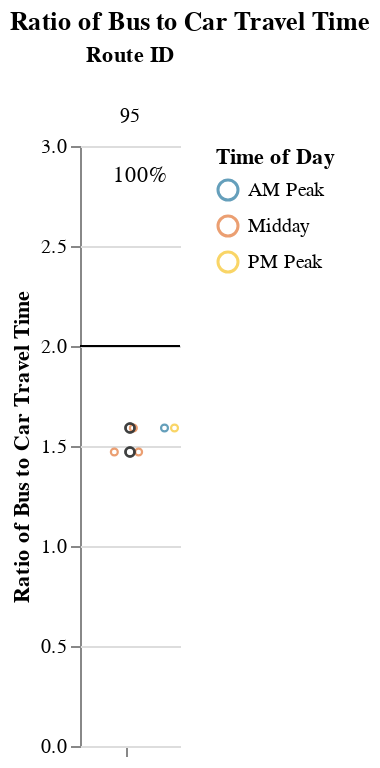
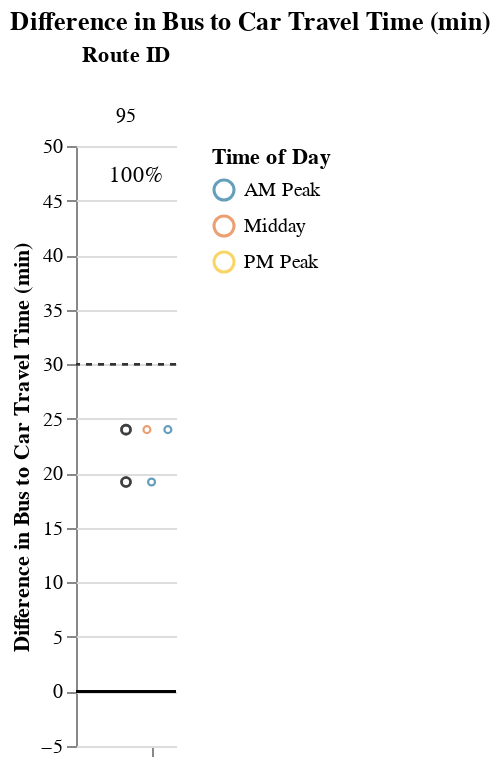

Notebook cell for these charts, in order:
### Markdown cell above
### Medium Routes (1-1.5 hrs)

### Code cell
route_group = "medium"
try:
    display_charts_for_route_group(df, route_group)
except:
    print("No routes meet this criteria.")

### Figure 1 — Vega-Lite specification as saved in the notebook (floating-point values rounded to 4 significant figures)
{"config": {"view": {"continuousWidth": 400, "continuousHeight": 300, "stroke": null}, "facet": {"spacing": 0}}, "data": {"name": "data-10f8d4e3ae4633c4ddb57a3ed5e00ba9"}, "facet": {"column": {"field": "route_id", "sort": ["95"], "title": "Route ID", "type": "nominal"}}, "spec": {"layer": [{"mark": "rule", "encoding": {"color": {"value": "black"}, "y": {"field": "cutoff", "type": "quantitative"}}, "selection": {"selector003": {"type": "interval", "bind": "scales", "encodings": ["x", "y"]}}}, {"mark": {"type": "point", "opacity": 0.65, "size": 12, "strokeWidth": 1.1}, "encoding": {"color": {"field": "time_of_day", "scale": {"range": ["#136C97", "#E16B26", "#F6BF16", "#00896B", "#7790A3", "#5B559C"]}, "sort": ["AM Peak", "Midday", "PM Peak", "Owl Service"], "title": "Time of Day", "type": "nominal"}, "tooltip": [{"field": "route_id", "type": "nominal"}, {"field": "route_name", "type": "nominal"}, {"field": "trip_id", "type": "nominal"}, {"field": "service_hours", "type": "quantitative"}, {"field": "car_duration_hours", "type": "quantitative"}, {"field": "bus_multiplier", "type": "quantitative"}, {"field": "bus_difference", "type": "quantitative"}, {"field": "num_trips", "type": "quantitative"}, {"field": "num_competitive", "type": "quantitative"}, {"field": "pct_trips_competitive", "type": "quantitative"}, {"field": "pct_below_cutoff", "type": "quantitative"}, {"field": "p25", "type": "quantitative"}, {"field": "p50", "type": "quantitative"}, {"field": "p75", "type": "quantitative"}], "x": {"axis": {"grid": false, "labels": false, "ticks": true, "values": [0]}, "field": "jitter", "scale": {}, "title": null, "type": "quantitative"}, "y": {"field": "bus_multiplier", "scale": {"domain": [0, 3.0]}, "title": "Ratio of Bus to Car Travel Time", "type": "quantitative"}}, "transform": [{"calculate": "sqrt(-2*log(random()))*cos(2*PI*random())", "as": "jitter"}], "width": 50}, {"layer": [{"mark": {"type": "point", "opacity": 0.6, "size": 20, "strokeWidth": 1.3}, "encoding": {"color": {"value": "#323434"}, "y": {"field": "bus_multiplier", "type": "quantitative"}}, "transform": [{"filter": "(datum.p50_trip === 1)"}]}, {"mark": {"type": "text", "align": "center", "baseline": "middle"}, "encoding": {"color": {"value": "black"}, "text": {"field": "pct_trips_competitive", "format": ".0%", "type": "quantitative"}, "tooltip": [{"field": "route_id", "type": "nominal"}, {"field": "route_name", "type": "nominal"}, {"field": "trip_id", "type": "nominal"}, {"field": "service_hours", "type": "quantitative"}, {"field": "car_duration_hours", "type": "quantitative"}, {"field": "bus_multiplier", "type": "quantitative"}, {"field": "bus_difference", "type": "quantitative"}, {"field": "num_trips", "type": "quantitative"}, {"field": "num_competitive", "type": "quantitative"}, {"field": "pct_trips_competitive", "type": "quantitative"}, {"field": "pct_below_cutoff", "type": "quantitative"}, {"field": "p25", "type": "quantitative"}, {"field": "p50", "type": "quantitative"}, {"field": "p75", "type": "quantitative"}], "x": {"value": 30}, "y": {"value": 15}}, "transform": [{"calculate": "sqrt(-2*log(random()))*cos(2*PI*random())", "as": "jitter"}, {"filter": "(datum.fastest_trip === 1)"}]}]}]}, "resolve": {"scale": {"y": "shared"}}, "title": "Ratio of Bus to Car Travel Time", "$schema": "https://vega.github.io/schema/vega-lite/v4.17.0.json", "datasets": {"data-10f8d4e3ae4633c4ddb57a3ed5e00ba9": [{"calitp_itp_id": 284, "trip_key": -8319388681772766424, "trip_id": "255760", "shape_id": "32094", "route_id": "95", "service_hours": 1.0, "trip_first_departure_ts": 58500, "trip_last_arrival_ts": 62100, "departure_hour": 16, "time_of_day": "Midday", "p25": 1.0, "p50": 1.04, "p75": 1.08, "p50_trip": 1, "fastest_trip": 1, "car_duration_hours": 0.68, "competitive_route": 1, "bus_multiplier": 1.47, "bus_difference": 19.2, "num_trips": 6, "num_competitive": 6, "pct_trips_competitive": 1.0, "bus_difference_spread": 4.8, "route_group": "medium", "max_trip_hrs": 1.08, "max_trip_route_group": 1.08, "below_cutoff": 6, "pct_below_cutoff": 1.0, "name": "San Joaquin Regional Transit District", "caltrans_district": "10 - Stockton", "drmt_organization_name": "['recBXxWghAGPPIwaR']", "route_name": "Stockton-Manteca-Escalon-Modesto", "cutoff2": 30, "cutoff": 2}, {"calitp_itp_id": 284, "trip_key": 8897370452835123154, "trip_id": "255764", "shape_id": "32095", "route_id": "95", "service_hours": 1.0, "trip_first_departure_ts": 26100, "trip_last_arrival_ts": 29700, "departure_hour": 7, "time_of_day": "AM Peak", "p25": 1.0, "p50": 1.04, "p75": 1.08, "p50_trip": 1, "fastest_trip": 0, "car_duration_hours": 0.68, "competitive_route": 1, "bus_multiplier": 1.47, "bus_difference": 19.2, "num_trips": 6, "num_competitive": 6, "pct_trips_competitive": 1.0, "bus_difference_spread": 4.8, "route_group": "medium", "max_trip_hrs": 1.08, "max_trip_route_group": 1.08, "below_cutoff": 6, "pct_below_cutoff": 1.0, "name": "San Joaquin Regional Transit District", "caltrans_district": "10 - Stockton", "drmt_organization_name": "['recBXxWghAGPPIwaR']", "route_name": "Stockton-Manteca-Escalon-Modesto", "cutoff2": 30, "cutoff": 2}, {"calitp_itp_id": 284, "trip_key": -7971334978225718517, "trip_id": "255761", "shape_id": "32095", "route_id": "95", "service_hours": 1.0, "trip_first_departure_ts": 54900, "trip_last_arrival_ts": 58500, "departure_hour": 15, "time_of_day": "Midday", "p25": 1.0, "p50": 1.04, "p75": 1.08, "p50_trip": 1, "fastest_trip": 0, "car_duration_hours": 0.68, "competitive_route": 1, "bus_multiplier": 1.47, "bus_difference": 19.2, "num_trips": 6, "num_competitive": 6, "pct_trips_competitive": 1.0, "bus_difference_spread": 4.8, "route_group": "medium", "max_trip_hrs": 1.08, "max_trip_route_group": 1.08, "below_cutoff": 6, "pct_below_cutoff": 1.0, "name": "San Joaquin Regional Transit District", "caltrans_district": "10 - Stockton", "drmt_organization_name": "['recBXxWghAGPPIwaR']", "route_name": "Stockton-Manteca-Escalon-Modesto", "cutoff2": 30, "cutoff": 2}, {"calitp_itp_id": 284, "trip_key": 7036053059022292055, "trip_id": "255756", "shape_id": "32092", "route_id": "95", "service_hours": 1.08, "trip_first_departure_ts": 59100, "trip_last_arrival_ts": 63000, "departure_hour": 16, "time_of_day": "Midday", "p25": 1.0, "p50": 1.04, "p75": 1.08, "p50_trip": 1, "fastest_trip": 0, "car_duration_hours": 0.68, "competitive_route": 1, "bus_multiplier": 1.59, "bus_difference": 24.0, "num_trips": 6, "num_competitive": 6, "pct_trips_competitive": 1.0, "bus_difference_spread": 4.8, "route_group": "medium", "max_trip_hrs": 1.08, "max_trip_route_group": 1.08, "below_cutoff": 6, "pct_below_cutoff": 1.0, "name": "San Joaquin Regional Transit District", "caltrans_district": "10 - Stockton", "drmt_organization_name": "['recBXxWghAGPPIwaR']", "route_name": "Stockton-Manteca-Escalon-Modesto", "cutoff2": 30, "cutoff": 2}, {"calitp_itp_id": 284, "trip_key": 4792969033062920049, "trip_id": "255759", "shape_id": "32093", "route_id": "95", "service_hours": 1.08, "trip_first_departure_ts": 30300, "trip_last_arrival_ts": 34200, "departure_hour": 8, "time_of_day": "AM Peak", "p25": 1.0, "p50": 1.04, "p75": 1.08, "p50_trip": 1, "fastest_trip": 0, "car_duration_hours": 0.68, "competitive_route": 1, "bus_multiplier": 1.59, "bus_difference": 24.0, "num_trips": 6, "num_competitive": 6, "pct_trips_competitive": 1.0, "bus_difference_spread": 4.8, "route_group": "medium", "max_trip_hrs": 1.08, "max_trip_route_group": 1.08, "below_cutoff": 6, "pct_below_cutoff": 1.0, "name": "San Joaquin Regional Transit District", "caltrans_district": "10 - Stockton", "drmt_organization_name": "['recBXxWghAGPPIwaR']", "route_name": "Stockton-Manteca-Escalon-Modesto", "cutoff2": 30, "cutoff": 2}, {"calitp_itp_id": 284, "trip_key": -5876280846990251405, "trip_id": "255755", "shape_id": "32092", "route_id": "95", "service_hours": 1.08, "trip_first_departure_ts": 62700, "trip_last_arrival_ts": 66600, "departure_hour": 17, "time_of_day": "PM Peak", "p25": 1.0, "p50": 1.04, "p75": 1.08, "p50_trip": 1, "fastest_trip": 0, "car_duration_hours": 0.68, "competitive_route": 1, "bus_multiplier": 1.59, "bus_difference": 24.0, "num_trips": 6, "num_competitive": 6, "pct_trips_competitive": 1.0, "bus_difference_spread": 4.8, "route_group": "medium", "max_trip_hrs": 1.08, "max_trip_route_group": 1.08, "below_cutoff": 6, "pct_below_cutoff": 1.0, "name": "San Joaquin Regional Transit District", "caltrans_district": "10 - Stockton", "drmt_organization_name": "['recBXxWghAGPPIwaR']", "route_name": "Stockton-Manteca-Escalon-Modesto", "cutoff2": 30, "cutoff": 2}]}}

### Figure 2 — Vega-Lite specification as saved in the notebook (floating-point values rounded to 4 significant figures)
{"config": {"view": {"continuousWidth": 400, "continuousHeight": 300, "stroke": null}, "facet": {"spacing": 0}}, "data": {"name": "data-4f3486c535bd6b3928b6f8d86a40b40f"}, "facet": {"column": {"field": "route_id", "sort": ["95"], "title": "Route ID", "type": "nominal"}}, "spec": {"layer": [{"mark": "rule", "encoding": {"color": {"value": "black"}, "y": {"field": "cutoff", "type": "quantitative"}}, "selection": {"selector004": {"type": "interval", "bind": "scales", "encodings": ["x", "y"]}}}, {"mark": {"type": "rule", "strokeDash": [3, 3]}, "encoding": {"color": {"value": "#323434"}, "y": {"field": "cutoff2", "type": "quantitative"}}}, {"mark": {"type": "point", "opacity": 0.65, "size": 12, "strokeWidth": 1.1}, "encoding": {"color": {"field": "time_of_day", "scale": {"range": ["#136C97", "#E16B26", "#F6BF16", "#00896B", "#7790A3", "#5B559C"]}, "sort": ["AM Peak", "Midday", "PM Peak", "Owl Service"], "title": "Time of Day", "type": "nominal"}, "tooltip": [{"field": "route_id", "type": "nominal"}, {"field": "route_name", "type": "nominal"}, {"field": "trip_id", "type": "nominal"}, {"field": "service_hours", "type": "quantitative"}, {"field": "car_duration_hours", "type": "quantitative"}, {"field": "bus_multiplier", "type": "quantitative"}, {"field": "bus_difference", "type": "quantitative"}, {"field": "num_trips", "type": "quantitative"}, {"field": "num_competitive", "type": "quantitative"}, {"field": "pct_trips_competitive", "type": "quantitative"}, {"field": "pct_below_cutoff", "type": "quantitative"}, {"field": "p25", "type": "quantitative"}, {"field": "p50", "type": "quantitative"}, {"field": "p75", "type": "quantitative"}], "x": {"axis": {"grid": false, "labels": false, "ticks": true, "values": [0]}, "field": "jitter", "scale": {}, "title": null, "type": "quantitative"}, "y": {"field": "bus_difference", "scale": {"domain": [-5, 46.2]}, "title": "Difference in Bus to Car Travel Time (min)", "type": "quantitative"}}, "transform": [{"calculate": "sqrt(-2*log(random()))*cos(2*PI*random())", "as": "jitter"}], "width": 50}, {"layer": [{"mark": {"type": "point", "opacity": 0.6, "size": 20, "strokeWidth": 1.3}, "encoding": {"color": {"value": "#323434"}, "y": {"field": "bus_difference", "type": "quantitative"}}, "transform": [{"filter": "(datum.p50_trip === 1)"}]}, {"mark": {"type": "text", "align": "center", "baseline": "middle"}, "encoding": {"color": {"value": "black"}, "text": {"field": "pct_trips_competitive", "format": ".0%", "type": "quantitative"}, "tooltip": [{"field": "route_id", "type": "nominal"}, {"field": "route_name", "type": "nominal"}, {"field": "trip_id", "type": "nominal"}, {"field": "service_hours", "type": "quantitative"}, {"field": "car_duration_hours", "type": "quantitative"}, {"field": "bus_multiplier", "type": "quantitative"}, {"field": "bus_difference", "type": "quantitative"}, {"field": "num_trips", "type": "quantitative"}, {"field": "num_competitive", "type": "quantitative"}, {"field": "pct_trips_competitive", "type": "quantitative"}, {"field": "pct_below_cutoff", "type": "quantitative"}, {"field": "p25", "type": "quantitative"}, {"field": "p50", "type": "quantitative"}, {"field": "p75", "type": "quantitative"}], "x": {"value": 30}, "y": {"value": 15}}, "transform": [{"calculate": "sqrt(-2*log(random()))*cos(2*PI*random())", "as": "jitter"}, {"filter": "(datum.fastest_trip === 1)"}]}]}]}, "resolve": {"scale": {"y": "shared"}}, "title": "Difference in Bus to Car Travel Time (min)", "$schema": "https://vega.github.io/schema/vega-lite/v4.17.0.json", "datasets": {"data-4f3486c535bd6b3928b6f8d86a40b40f": [{"calitp_itp_id": 284, "trip_key": -8319388681772766424, "trip_id": "255760", "shape_id": "32094", "route_id": "95", "service_hours": 1.0, "trip_first_departure_ts": 58500, "trip_last_arrival_ts": 62100, "departure_hour": 16, "time_of_day": "Midday", "p25": 1.0, "p50": 1.04, "p75": 1.08, "p50_trip": 1, "fastest_trip": 1, "car_duration_hours": 0.68, "competitive_route": 1, "bus_multiplier": 1.47, "bus_difference": 19.2, "num_trips": 6, "num_competitive": 6, "pct_trips_competitive": 1.0, "bus_difference_spread": 4.8, "route_group": "medium", "max_trip_hrs": 1.08, "max_trip_route_group": 1.08, "below_cutoff": 6, "pct_below_cutoff": 1.0, "name": "San Joaquin Regional Transit District", "caltrans_district": "10 - Stockton", "drmt_organization_name": "['recBXxWghAGPPIwaR']", "route_name": "Stockton-Manteca-Escalon-Modesto", "cutoff2": 30, "cutoff": 0}, {"calitp_itp_id": 284, "trip_key": 8897370452835123154, "trip_id": "255764", "shape_id": "32095", "route_id": "95", "service_hours": 1.0, "trip_first_departure_ts": 26100, "trip_last_arrival_ts": 29700, "departure_hour": 7, "time_of_day": "AM Peak", "p25": 1.0, "p50": 1.04, "p75": 1.08, "p50_trip": 1, "fastest_trip": 0, "car_duration_hours": 0.68, "competitive_route": 1, "bus_multiplier": 1.47, "bus_difference": 19.2, "num_trips": 6, "num_competitive": 6, "pct_trips_competitive": 1.0, "bus_difference_spread": 4.8, "route_group": "medium", "max_trip_hrs": 1.08, "max_trip_route_group": 1.08, "below_cutoff": 6, "pct_below_cutoff": 1.0, "name": "San Joaquin Regional Transit District", "caltrans_district": "10 - Stockton", "drmt_organization_name": "['recBXxWghAGPPIwaR']", "route_name": "Stockton-Manteca-Escalon-Modesto", "cutoff2": 30, "cutoff": 0}, {"calitp_itp_id": 284, "trip_key": -7971334978225718517, "trip_id": "255761", "shape_id": "32095", "route_id": "95", "service_hours": 1.0, "trip_first_departure_ts": 54900, "trip_last_arrival_ts": 58500, "departure_hour": 15, "time_of_day": "Midday", "p25": 1.0, "p50": 1.04, "p75": 1.08, "p50_trip": 1, "fastest_trip": 0, "car_duration_hours": 0.68, "competitive_route": 1, "bus_multiplier": 1.47, "bus_difference": 19.2, "num_trips": 6, "num_competitive": 6, "pct_trips_competitive": 1.0, "bus_difference_spread": 4.8, "route_group": "medium", "max_trip_hrs": 1.08, "max_trip_route_group": 1.08, "below_cutoff": 6, "pct_below_cutoff": 1.0, "name": "San Joaquin Regional Transit District", "caltrans_district": "10 - Stockton", "drmt_organization_name": "['recBXxWghAGPPIwaR']", "route_name": "Stockton-Manteca-Escalon-Modesto", "cutoff2": 30, "cutoff": 0}, {"calitp_itp_id": 284, "trip_key": 7036053059022292055, "trip_id": "255756", "shape_id": "32092", "route_id": "95", "service_hours": 1.08, "trip_first_departure_ts": 59100, "trip_last_arrival_ts": 63000, "departure_hour": 16, "time_of_day": "Midday", "p25": 1.0, "p50": 1.04, "p75": 1.08, "p50_trip": 1, "fastest_trip": 0, "car_duration_hours": 0.68, "competitive_route": 1, "bus_multiplier": 1.59, "bus_difference": 24.0, "num_trips": 6, "num_competitive": 6, "pct_trips_competitive": 1.0, "bus_difference_spread": 4.8, "route_group": "medium", "max_trip_hrs": 1.08, "max_trip_route_group": 1.08, "below_cutoff": 6, "pct_below_cutoff": 1.0, "name": "San Joaquin Regional Transit District", "caltrans_district": "10 - Stockton", "drmt_organization_name": "['recBXxWghAGPPIwaR']", "route_name": "Stockton-Manteca-Escalon-Modesto", "cutoff2": 30, "cutoff": 0}, {"calitp_itp_id": 284, "trip_key": 4792969033062920049, "trip_id": "255759", "shape_id": "32093", "route_id": "95", "service_hours": 1.08, "trip_first_departure_ts": 30300, "trip_last_arrival_ts": 34200, "departure_hour": 8, "time_of_day": "AM Peak", "p25": 1.0, "p50": 1.04, "p75": 1.08, "p50_trip": 1, "fastest_trip": 0, "car_duration_hours": 0.68, "competitive_route": 1, "bus_multiplier": 1.59, "bus_difference": 24.0, "num_trips": 6, "num_competitive": 6, "pct_trips_competitive": 1.0, "bus_difference_spread": 4.8, "route_group": "medium", "max_trip_hrs": 1.08, "max_trip_route_group": 1.08, "below_cutoff": 6, "pct_below_cutoff": 1.0, "name": "San Joaquin Regional Transit District", "caltrans_district": "10 - Stockton", "drmt_organization_name": "['recBXxWghAGPPIwaR']", "route_name": "Stockton-Manteca-Escalon-Modesto", "cutoff2": 30, "cutoff": 0}, {"calitp_itp_id": 284, "trip_key": -5876280846990251405, "trip_id": "255755", "shape_id": "32092", "route_id": "95", "service_hours": 1.08, "trip_first_departure_ts": 62700, "trip_last_arrival_ts": 66600, "departure_hour": 17, "time_of_day": "PM Peak", "p25": 1.0, "p50": 1.04, "p75": 1.08, "p50_trip": 1, "fastest_trip": 0, "car_duration_hours": 0.68, "competitive_route": 1, "bus_multiplier": 1.59, "bus_difference": 24.0, "num_trips": 6, "num_competitive": 6, "pct_trips_competitive": 1.0, "bus_difference_spread": 4.8, "route_group": "medium", "max_trip_hrs": 1.08, "max_trip_route_group": 1.08, "below_cutoff": 6, "pct_below_cutoff": 1.0, "name": "San Joaquin Regional Transit District", "caltrans_district": "10 - Stockton", "drmt_organization_name": "['recBXxWghAGPPIwaR']", "route_name": "Stockton-Manteca-Escalon-Modesto", "cutoff2": 30, "cutoff": 0}]}}
